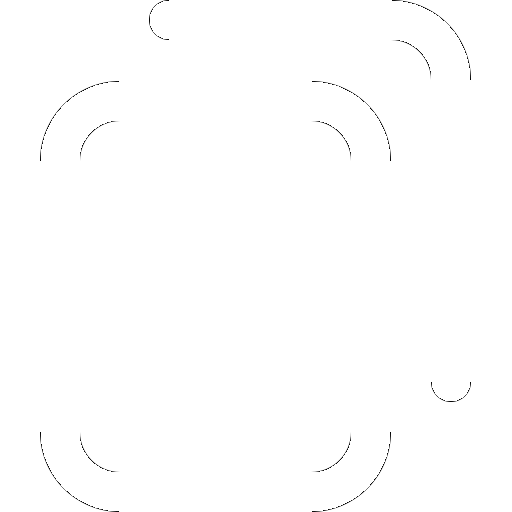
#> input picture app/src/public/image/copy.png, 512 x 512 px, found by its file name
$ python image-util.py
#> lines starting #> are read from the running program, lines starting #| are printed output that depends on the picture
from PIL import Image

def invert_grayscale(image_path, output_path):
#> called with image_path = 'app\\src\\public\\image\\copy.png', output_path = 'app\\src\\public\\image\\copy-hover.png'
    img = Image.open(image_path).convert("RGBA")
#> img is the input picture: PIL image 512x512 RGBA; mean R, G, B, A 75.2, 75.2, 75.2, 75.9
    pixels = img.load()

    width, height = img.size
#> width = 512; height = 512

    for y in range(height):
        for x in range(width):
            r, g, b, a = pixels[x, y]
            if a != 0:
                grayscale = int(0.299 * r + 0.587 * g + 0.114 * b)
                inverted = 255 - grayscale
                # pixels[x, y] = (inverted, inverted, inverted, a)
                pixels[x, y] = (247, 143, 30, a)

    img.save(output_path)
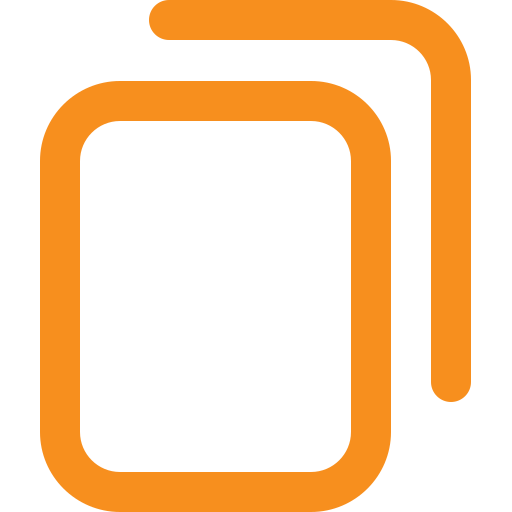
#> saved as copy-hover.png: PIL image 512x512 RGBA; mean R, G, B, A 74.1, 42.9, 9, 75.9; transparent parts drawn white

invert_grayscale('app\src\public\image\copy.png', 'app\src\public\image\copy-hover.png')

$ run again, with app/src/public/image/delete.png copied over app/src/public/image/copy.png
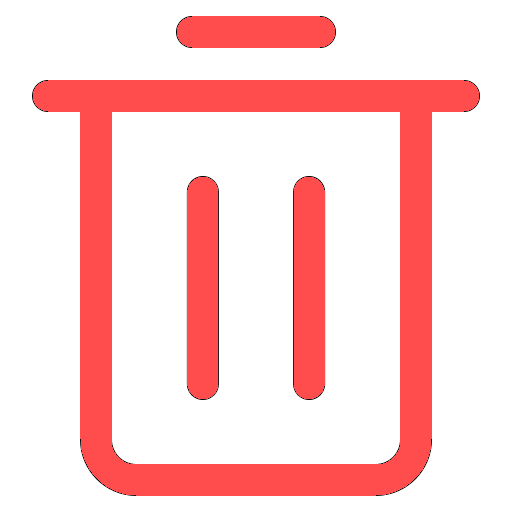
#> input picture app/src/public/image/delete.png, 512 x 512 px, found by its file name
#> in invert_grayscale, img is the input picture: PIL image 512x512 RGBA; mean R, G, B, A 63, 19, 19, 63.8
#> in invert_grayscale, `img.save(output_path)`:
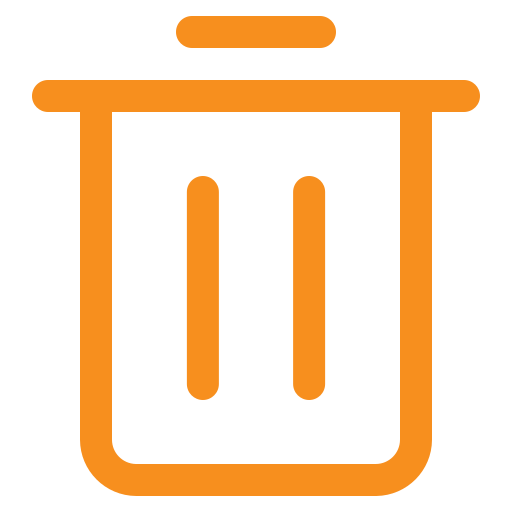
#> saved as copy-hover.png: PIL image 512x512 RGBA; mean R, G, B, A 62.5, 36.2, 7.6, 63.8; transparent parts drawn white

$ run again, with app/src/public/image/download.png copied over app/src/public/image/copy.png
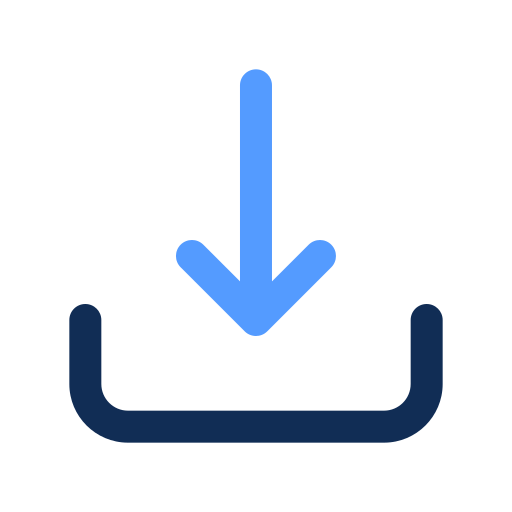
#> input picture app/src/public/image/download.png, 512 x 512 px, found by its file name
#> in invert_grayscale, img is the input picture: PIL image 512x512 RGBA; mean R, G, B, A 5.6, 11.3, 19.4, 30
#> in invert_grayscale, `img.save(output_path)`:
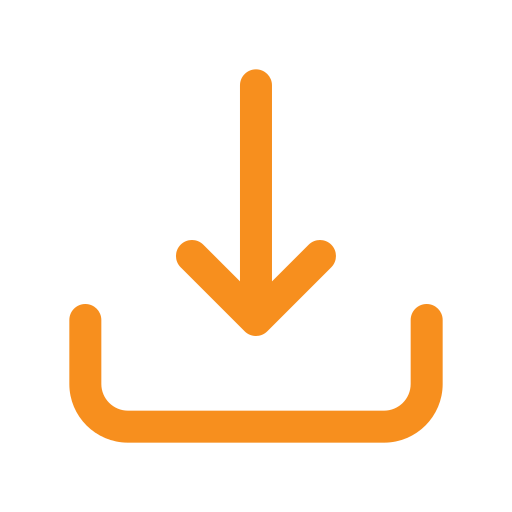
#> saved as copy-hover.png: PIL image 512x512 RGBA; mean R, G, B, A 30.1, 17.4, 3.7, 30; transparent parts drawn white

$ run again, with app/src/public/image/file.png copied over app/src/public/image/copy.png
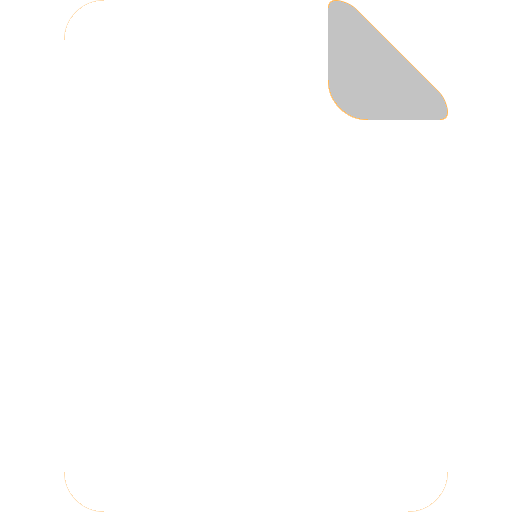
#> input picture app/src/public/image/file.png, 512 x 512 px, found by its file name
#> in invert_grayscale, img is the input picture: PIL image 512x512 RGBA; mean R, G, B, A 183.5, 183.4, 183.2, 185.3
#> in invert_grayscale, `img.save(output_path)`:
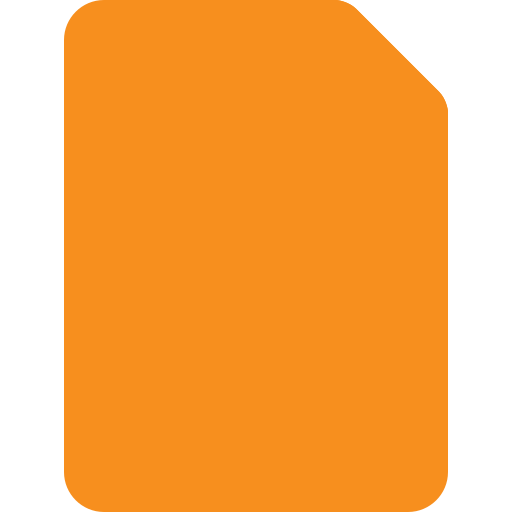
#> saved as copy-hover.png: PIL image 512x512 RGBA; mean R, G, B, A 179.7, 104, 21.8, 185.3; transparent parts drawn white
